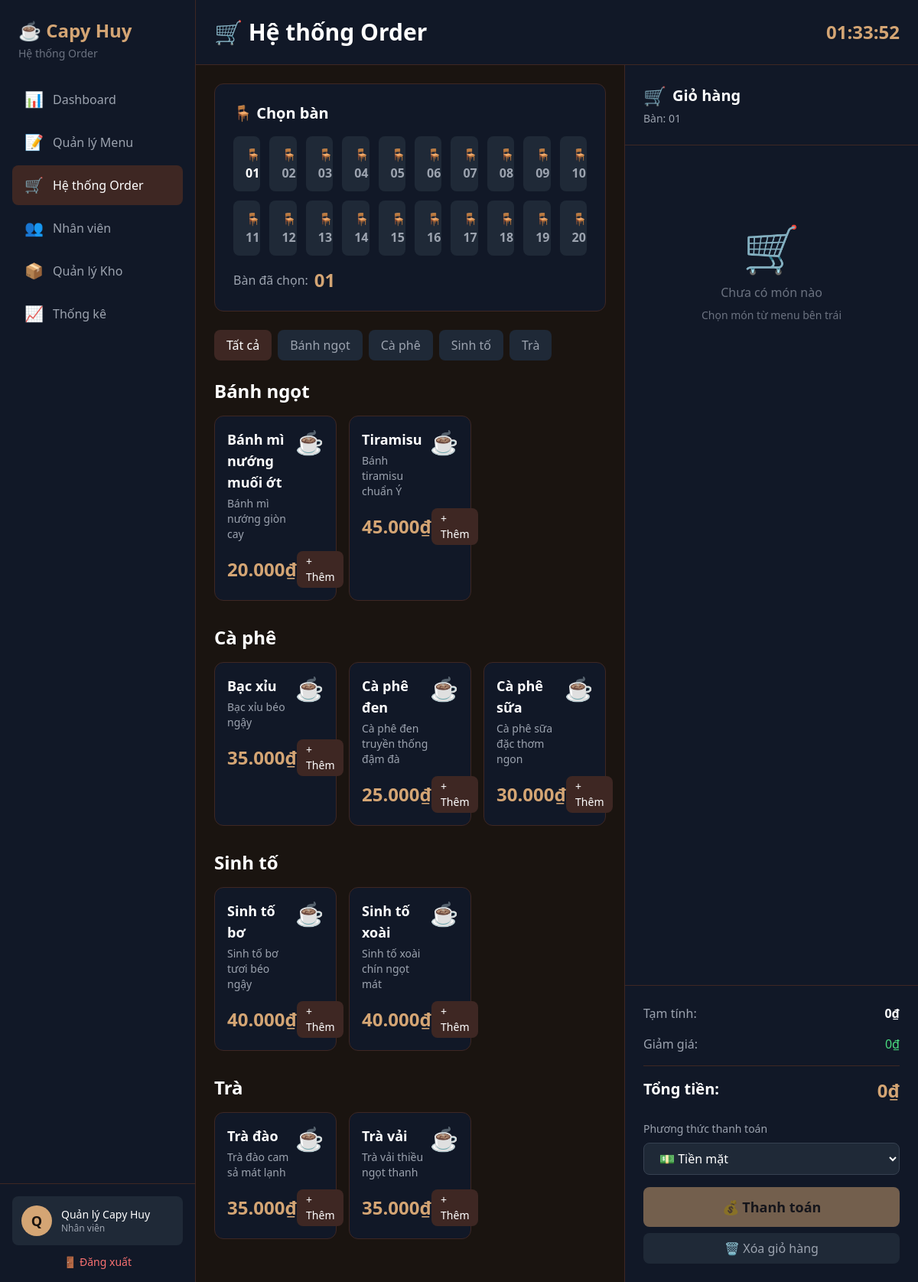
The app's page /pages/orders.php (signed in) with its own data.
### tables this page shows
CREATE TABLE IF NOT EXISTS categories (
    id INT PRIMARY KEY AUTO_INCREMENT,
    name VARCHAR(50) NOT NULL,
    description TEXT,
    created_at TIMESTAMP DEFAULT CURRENT_TIMESTAMP
);

CREATE TABLE IF NOT EXISTS products (
    id INT PRIMARY KEY AUTO_INCREMENT,
    category_id INT,
    name VARCHAR(100) NOT NULL,
    description TEXT,
    price DECIMAL(10,2) NOT NULL,
    image VARCHAR(255),
    status ENUM('available', 'unavailable') DEFAULT 'available',
    created_at TIMESTAMP DEFAULT CURRENT_TIMESTAMP,
    FOREIGN KEY (category_id) REFERENCES categories(id) ON DELETE SET NULL
);

### pages/orders.php (the view, shortened to what this page needs)
<?php
$database = new Database();
$db = $database->getConnection();
$categories = [];
$products = [];
try {
    $stmt = $db->prepare("SELECT * FROM categories ORDER BY name");
    $stmt->execute();
    $categories = $stmt->fetchAll(PDO::FETCH_ASSOC);
    $stmt = $db->prepare("SELECT p.*, c.name as category_name
                          FROM products p
                          LEFT JOIN categories c ON p.category_id = c.id
                          WHERE p.status = 'available'
                          ORDER BY c.name, p.name");
    $stmt->execute();
    $products = $stmt->fetchAll(PDO::FETCH_ASSOC);
} catch(PDOException $e) {
    $error_message = "Lỗi database: " . $e->getMessage();
}
$products_by_category = [];
foreach ($products as $product) {
    $cat_name = $product['category_name'] ?? 'Khác';
    $products_by_category[$cat_name][] = $product;
}
?>
<!DOCTYPE html>
<html lang="vi">
<head>
    <script src="https://cdn.tailwindcss.com"></script>
</head>
<body class="bg-coffee-dark text-gray-300">
    <div class="flex h-screen">
        <div class="w-64 bg-gray-900 border-r border-coffee-brown flex flex-col">
            <div class="p-6">
                <h2 class="text-2xl font-bold text-coffee-gold">☕ Capy Huy</h2>
                <p class="text-gray-500 text-sm mt-1">Hệ thống Order</p>
            </div>
            <nav class="flex-1 px-4 space-y-1">
                <a href="../index.php" class="flex items-center px-4 py-3 text-gray-400 hover:bg-gray-800 rounded-lg transition">
                    <span class="text-xl">📊</span>
                    <span class="ml-3">Dashboard</span>
                </a>
                <a href="menu.php" class="flex items-center px-4 py-3 text-gray-400 hover:bg-gray-800 rounded-lg transition">
                    <span class="text-xl">📝</span>
                    <span class="ml-3">Quản lý Menu</span>
                </a>
                <a href="orders.php" class="flex items-center px-4 py-3 bg-coffee-brown text-white rounded-lg">
                    <span class="text-xl">🛒</span>
                    <span class="ml-3">Hệ thống Order</span>
                </a>
                <a href="staff.php" class="flex items-center px-4 py-3 text-gray-400 hover:bg-gray-800 rounded-lg transition">
                    <span class="text-xl">👥</span>
                    <span class="ml-3">Nhân viên</span>
                </a>
                <a href="inventory.php" class="flex items-center px-4 py-3 text-gray-400 hover:bg-gray-800 rounded-lg transition">
                    <span class="text-xl">📦</span>
                    <span class="ml-3">Quản lý Kho</span>
                </a>
                <a href="reports.php" class="flex items-center px-4 py-3 text-gray-400 hover:bg-gray-800 rounded-lg transition">
                    <span class="text-xl">📈</span>
                    <span class="ml-3">Thống kê</span>
                </a>
            </nav>
            <div class="p-4 border-t border-coffee-brown">
                <div class="flex items-center p-3 bg-gray-800 rounded-lg">
                    <div class="w-10 h-10 bg-coffee-gold rounded-full flex items-center justify-center text-coffee-dark font-bold text-lg">
                        <?php echo strtoupper(substr($_SESSION['full_name'] ?? 'A', 0, 1)); ?>
                    </div>
                    <div class="ml-3">
                        <p class="text-sm font-medium text-white"><?php echo $_SESSION['full_name'] ?? 'Staff'; ?></p>
                        <p class="text-xs text-gray-400">Nhân viên</p>
                    </div>
                </div>
                <a href="logout.php" class="mt-3 flex items-center justify-center text-red-400 text-sm hover:text-red-300 transition">
                    <span>🚪</span>
                    <span class="ml-1">Đăng xuất</span>
                </a>
            </div>
        </div>
        <div class="flex-1 flex flex-col overflow-hidden">
            <header class="bg-gray-900 border-b border-coffee-brown p-6">
                <div class="flex items-center justify-between">
                    <h1 class="text-3xl font-bold text-white">🛒 Hệ thống Order</h1>
                    <div class="text-coffee-gold text-2xl font-bold" id="currentTime">
                    </div>
                </div>
            </header>
            <div class="flex-1 flex overflow-hidden">
                <div class="flex-1 overflow-y-auto p-6">
                    <div class="bg-gray-900 rounded-xl p-6 border border-coffee-brown mb-6">
                        <h2 class="text-xl font-bold text-white mb-4">🪑 Chọn bàn</h2>
                        <div class="grid grid-cols-5 sm:grid-cols-8 md:grid-cols-10 gap-3">
                            <?php for($i = 1; $i <= 20; $i++): ?>
                            <button onclick="selectTable(<?php echo $i; ?>)"
                                    class="table-btn px-4 py-3 bg-gray-800 rounded-lg hover:bg-coffee-brown transition text-center font-semibold <?php echo $i == 1 ? 'bg-coffee-brown text-white' : 'text-gray-400'; ?>"
                                    data-table="<?php echo $i; ?>">
                                🪑<?php echo str_pad($i, 2, '0', STR_PAD_LEFT); ?>
                            </button>
                            <?php endfor; ?>
                        </div>
                        <div class="mt-4 flex items-center">
                            <span class="text-gray-400">Bàn đã chọn:</span>
                            <span class="ml-2 text-2xl font-bold text-coffee-gold" id="selectedTable">01</span>
                        </div>
                    </div>
                    <div class="flex gap-2 mb-6 flex-wrap">
                        <button onclick="filterCategory('all')" class="cat-btn px-4 py-2 bg-coffee-brown text-white rounded-lg hover:bg-opacity-90 transition">
                            Tất cả
                        </button>
                        <?php foreach ($categories as $cat): ?>
                        <button onclick="filterCategory('<?php echo $cat['name']; ?>')"
                                class="cat-btn px-4 py-2 bg-gray-800 text-gray-400 rounded-lg hover:bg-gray-700 transition">
                            <?php echo $cat['name']; ?>
                        </button>
                        <?php endforeach; ?>
                    </div>
                    <?php foreach ($products_by_category as $cat_name => $items): ?>
                    <div class="product-category mb-8" data-category="<?php echo $cat_name; ?>">
                        <h2 class="text-2xl font-bold text-white mb-4"><?php echo $cat_name; ?></h2>
                        <div class="grid grid-cols-1 sm:grid-cols-2 lg:grid-cols-3 xl:grid-cols-4 gap-4">
                            <?php foreach ($items as $product): ?>
                            <div class="product-card bg-gray-900 rounded-xl border border-coffee-brown p-4 cursor-pointer hover:border-coffee-gold transition"
                                 onclick="addToCart(<?php echo $product['id']; ?>, '<?php echo htmlspecialchars($product['name']); ?>', <?php echo $product['price']; ?>)">
                                <div class="flex items-start justify-between mb-3">
                                    <div>
                                        <h3 class="text-white font-semibold text-lg"><?php echo $product['name']; ?></h3>
                                        <p class="text-gray-400 text-sm mt-1"><?php echo $product['description'] ?? ''; ?></p>
                                    </div>
                                    <span class="text-3xl">☕</span>
                                </div>
                                <div class="flex items-center justify-between">
                                    <span class="text-coffee-gold text-2xl font-bold">
                                        <?php echo number_format($product['price'], 0, ',', '.'); ?>₫
                                    </span>
                                    <span class="bg-coffee-brown text-white px-3 py-1 rounded-lg text-sm hover:bg-opacity-90">
                                        + Thêm
                                    </span>
                                </div>
                            </div>
                            <?php endforeach; ?>
                        </div>
                    </div>
                    <?php endforeach; ?>
                </div>
                <div class="w-96 bg-gray-900 border-l border-coffee-brown flex flex-col">
                    <div class="p-6 border-b border-coffee-brown">
                        <h2 class="text-xl font-bold text-white flex items-center">
                            <span class="text-2xl mr-2">🛒</span>
                            Giỏ hàng
                        </h2>
                        <p class="text-gray-400 text-sm mt-1" id="cartTableInfo">Bàn: 01</p>
                    </div>
                    <div class="flex-1 overflow-y-auto p-6" id="cartItems">
                    </div>
                    <div class="p-6 border-t border-coffee-brown">
                        <div class="flex justify-between mb-4">
                            <span class="text-gray-400">Tạm tính:</span>
                            <span class="text-white font-semibold" id="subtotal">0₫</span>
                        </div>
                        <div class="flex justify-between mb-4">
                            <span class="text-gray-400">Giảm giá:</span>
                            <span class="text-green-400" id="discount">0₫</span>
                        </div>
                        <div class="flex justify-between mb-6 pt-4 border-t border-coffee-brown">
                            <span class="text-xl font-bold text-white">Tổng tiền:</span>
                            <span class="text-2xl font-bold text-coffee-gold" id="total">0₫</span>
                        </div>
                        <div class="mb-4">
                            <label class="text-gray-400 text-sm mb-2 block">Phương thức thanh toán</label>
                            <select id="paymentMethod" class="w-full bg-gray-800 text-white px-4 py-2 rounded-lg border border-gray-700">
                                <option value="cash">💵 Tiền mặt</option>
                            </select>
                        </div>
                        <button onclick="checkout()"
                                class="w-full bg-coffee-gold text-coffee-dark py-3 rounded-lg font-bold text-lg hover:bg-opacity-90 transition disabled:opacity-50 disabled:cursor-not-allowed"
                                id="checkoutBtn" disabled>
                            💰 Thanh toán
                        </button>
                        <button onclick="clearCart()"
                                class="w-full mt-2 bg-gray-800 text-gray-400 py-2 rounded-lg hover:bg-gray-700 transition">
                            🗑️ Xóa giỏ hàng
                        </button>
                    </div>
                </div>
            </div>
        </div>
    </div>
</body>
</html>

### records on screen
categories: name "Bánh ngọt"
categories: name "Cà phê"
categories: name "Sinh tố"
categories: name "Trà"
products: name "Bánh mì nướng muối ớt", description "Bánh mì nướng giòn cay", price "20.000"
products: name "Tiramisu", description "Bánh tiramisu chuẩn Ý", price "45.000"
products: name "Bạc xỉu", description "Bạc xỉu béo ngậy", price "35.000"
products: name "Cà phê đen", description "Cà phê đen truyền thống đậm đà", price "25.000"
products: name "Cà phê sữa", description "Cà phê sữa đặc thơm ngon", price "30.000"
products: name "Sinh tố bơ", description "Sinh tố bơ tươi béo ngậy", price "40.000"
products: name "Sinh tố xoài", description "Sinh tố xoài chín ngọt mát", price "40.000"
products: category.name "Trà", name "Trà vải", description "Trà vải thiều ngọt thanh", price "35.000"
products: name "Trà đào", description "Trà đào cam sả mát lạnh", price "35.000"

### other values on screen
substr($_SESSION['full_name'] ?? 'A', 0, 1) "Q"
$_SESSION['full_name'] "Quản lý Capy Huy"
str_pad($i, 2, '0', STR_PAD_LEFT) "01"
str_pad($i, 2, '0', STR_PAD_LEFT) "02"
str_pad($i, 2, '0', STR_PAD_LEFT) "03"
str_pad($i, 2, '0', STR_PAD_LEFT) "04"
str_pad($i, 2, '0', STR_PAD_LEFT) "05"
str_pad($i, 2, '0', STR_PAD_LEFT) "06"
str_pad($i, 2, '0', STR_PAD_LEFT) "07"
str_pad($i, 2, '0', STR_PAD_LEFT) "08"
str_pad($i, 2, '0', STR_PAD_LEFT) "09"
str_pad($i, 2, '0', STR_PAD_LEFT) "10"
str_pad($i, 2, '0', STR_PAD_LEFT) "11"
str_pad($i, 2, '0', STR_PAD_LEFT) "12"
str_pad($i, 2, '0', STR_PAD_LEFT) "13"
